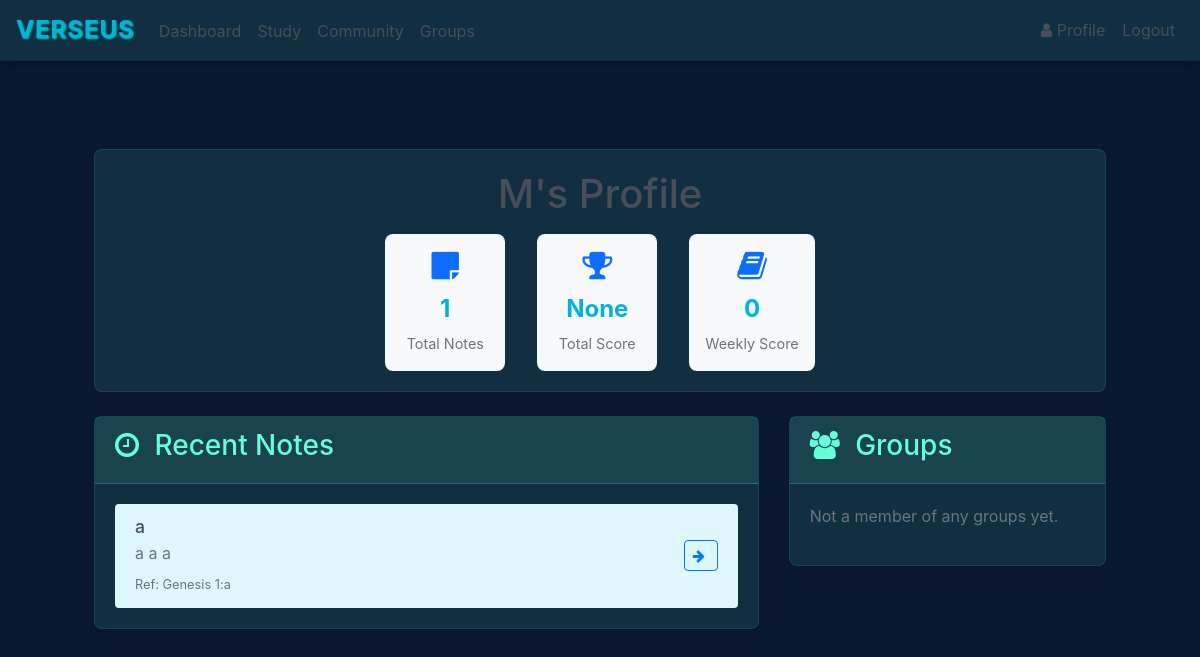
The app's page /profile/M (signed in) with its own data.
### website/models.py (models this page shows)
class User(db.Model, UserMixin):
    id = db.Column(db.Integer, primary_key=True)
    email = db.Column(db.String(150), unique=True)
    first_name = db.Column(db.String(150))
    password = db.Column(db.String(150))
    score = db.Column(db.Integer)
    role = db.Column(Enum(UserRole), default=UserRole.USER)
    weekly_score = db.Column(db.Integer, default=0)
    notes = db.relationship('Note')
    groups = db.relationship('Group', secondary='user_groups_association', back_populates='members')
    lifetime_score = db.Column(db.Integer, default=0)

class Note(db.Model):
    id = db.Column(db.Integer, primary_key=True)
    title = db.Column(db.String(100), default="Untitled Verse")
    data = db.Column(db.String(500))
    date = db.Column(db.DateTime(timezone=True), default=func.now())
    user_id = db.Column(db.Integer, db.ForeignKey('user.id'))
    data_blanked = db.Column(db.String(500))
    ref = db.Column(JSON)
    word_blank_positions = db.Column(JSON)
    completions = db.Column(db.Integer, default=0)

### website/views.py (the view)
@views.route('/profile/<username>')
@login_required
def view_profile(username):
    profile_user = User.query.filter_by(first_name=username).first_or_404()
    return render_template("profile.html", user=current_user, profile_user=profile_user)

### website/templates/profile.html (shortened to what this page needs)
{% extends "base.html" %}
{% block content %}
<div class="container mt-4">
    <div class="row">
        <div class="col-md-12 mb-4">
            <div class="card">
                <div class="card-body text-center">
                    <h1 class="mb-3">{{ profile_user.first_name }}'s Profile</h1>
                    <div class="profile-stats">
                        <div class="stat-item">
                            <i class="fa fa-sticky-note"></i>
                            <div class="stat-value">{{ profile_user.notes|length }}</div>
                            <div class="stat-label">Total Notes</div>
                        </div>
                        <div class="stat-item">
                            <i class="fa fa-trophy"></i>
                            <div class="stat-value">{{ profile_user.score }}</div>
                            <div class="stat-label">Total Score</div>
                        </div>
                        <div class="stat-item">
                            <i class="fa fa-book"></i>
                            <div class="stat-value">{{ profile_user.weekly_score }}</div>
                            <div class="stat-label">Weekly Score</div>
                        </div>
                    </div>
                </div>
            </div>
        </div>
        <div class="col-md-8">
            <div class="card">
                <div class="card-header">
                    <h3><i class="fa fa-clock-o"></i> Recent Notes</h3>
                </div>
                <div class="card-body">
                    {% if profile_user.notes %}
                    <div class="list-group list-group-flush">
                        {% for note in (profile_user.notes | sort(attribute='date', reverse=true))[:5] %}
                        <div class="list-group-item">
                            <div class="d-flex justify-content-between align-items-center">
                                <div class="note-content">
                                    <h4 class="verse-title">{{ note.title }}</h4>
                                    <div class="note-text">{{ note.data[:50] }}</div>
                                    <small class="text-muted">Ref: {{ note.ref }}</small>
                                </div>
                                <div class="note-actions">
                                    <a href="/verses/{{ note.id }}" class="btn btn-sm btn-outline-primary">
                                        <i class="fa fa-arrow-right"></i>
                                    </a>
                                </div>
                            </div>
                        </div>
                        {% endfor %}
                    </div>
                    {% else %}
                    <p class="text-muted">No notes yet.</p>
                    {% endif %}
                </div>
            </div>
        </div>
        <div class="col-md-4">
            <div class="card">
                <div class="card-header">
                    <h3><i class="fa fa-users"></i> Groups</h3>
                </div>
                <div class="card-body">
                    {% if profile_user.groups %}
                    <div class="list-group list-group-flush">
                        {% for group in profile_user.groups %}
                        <div class="list-group-item">
                            <div class="d-flex justify-content-between align-items-center">
                                <span>{{ group.name }}</span>
                                <span class="badge bg-primary">{{ group.members|length }} members</span>
                            </div>
                        </div>
                        {% endfor %}
                    </div>
                    {% else %}
                    <p class="text-muted">Not a member of any groups yet.</p>
                    {% endif %}
                </div>
            </div>
        </div>
    </div>
</div>
{% endblock %}

### website/static/styles.css (style rules this page uses)
:root { --primary-dark: #0a192f; --secondary-dark: #112f40; --accent-green: #64ffda; --accent-blue: #00b4d8; --text-primary: #484e57; --text-light: #ffffff; --text-secondary: #8892b0; --danger: #ff6b6b; --success: #4caf50; --cream: #ddf7fd; }
body { background-color: var(--primary-dark); color: var(--text-primary); font-family: 'Inter', -apple-system, BlinkMacSystemFont, 'Segoe UI', Roboto, Oxygen, Ubuntu, Cantarell, sans-serif; line-height: 1.6; margin: 0; padding: 0; min-height: 100vh; }
.card { background-color: var(--secondary-dark); border: 1px solid rgba(100, 255, 218, 0.1); border-radius: 8px; box-shadow: 0 4px 6px rgba(0, 0, 0, 0.1); transition: transform 0.3s ease, box-shadow 0.3s ease; }
.card-header { background-color: rgba(100, 255, 218, 0.1); border-bottom: 1px solid rgba(100, 255, 218, 0.2); color: var(--accent-green); }
.btn { border-radius: 4px; transition: all 0.3s ease; }
.btn-outline-primary i.fa { margin-right: 4px; }
.btn-outline-primary i.fa-arrow-right { transition: transform 0.3s ease; }
a { color: var(--accent-blue); text-decoration: none; transition: color 0.3s ease; }
.container { padding: 2rem; }
.note-content { flex: 1; min-width: 0; margin-right: 1rem; }
.note-text { word-wrap: break-word; margin-bottom: 0.25rem; }
.note-actions { display: flex; align-items: center; flex-shrink: 0; }
.list-group-item { background-color: var(--cream); border-color: rgba(100, 255, 218, 0.1); margin-bottom: 0.5rem; border-radius: 4px !important; }
.list-group-item:last-child { margin-bottom: 0; }
.card-header h3 i { margin-right: 0.5rem; color: var(--accent-green); }
.stat-item { text-align: center; padding: 1rem; border-radius: 8px; background-color: rgba(100, 255, 218, 0.1); transition: transform 0.3s ease; }
.stat-item i { font-size: 2rem; color: var(--accent-green); margin-bottom: 0.5rem; }
.stat-value { font-size: 2rem; font-weight: bold; color: var(--accent-blue); margin-bottom: 0.25rem; }
.stat-label { color: var(--text-secondary); font-size: 0.9rem; }
.btn i { margin-right: 0.5rem; }

### website/templates/profile.html (style rules this page uses)
.profile-stats { display: flex; justify-content: center; gap: 2rem; margin-top: 1rem; }
.stat-item { text-align: center; padding: 1rem; border-radius: 8px; background-color: #f8f9fa; min-width: 120px; }
.stat-item i { font-size: 2rem; color: #0d6efd; margin-bottom: 0.5rem; }
.stat-value { font-size: 1.5rem; font-weight: bold; margin-bottom: 0.25rem; }
.stat-label { color: #6c757d; font-size: 0.9rem; }
.verse-title { font-size: 1.1rem; margin-bottom: 0.25rem; }
.note-text { color: #6c757d; margin-bottom: 0.25rem; }

### records on screen
User: first_name "M", score "None", weekly_score "0"
Note: title "a", data "a a a", ref "Genesis 1:a"

### other values on screen
{{ profile_user.notes|length }} "1"
